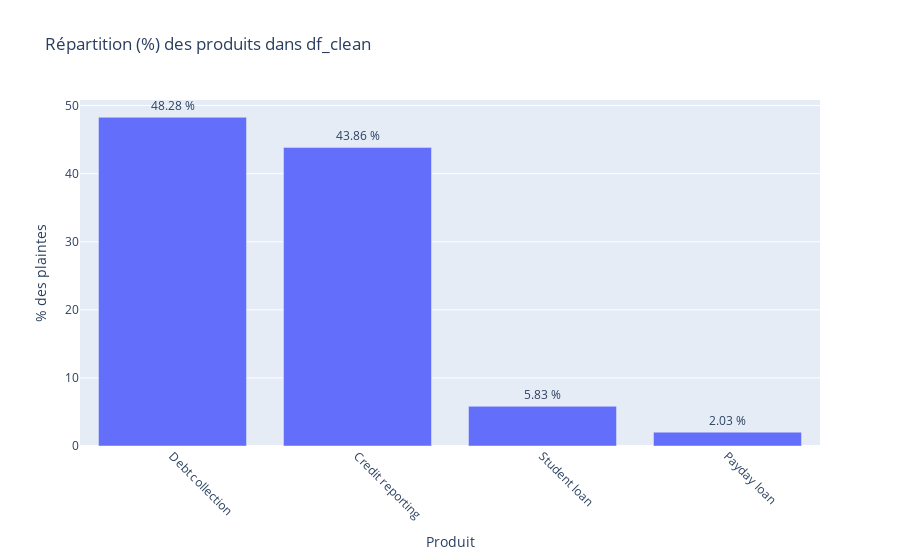

The code cell stored with this chart in its notebook:
### Code cell
# --- 2) Balance des classes 'product'  ---

prod_balance = (
    df_clean
    .group_by("product")
    .agg(pl.count().alias("count"))
    .with_columns((pl.col("count") / df_clean.height * 100).round(2).alias("percent"))
    .sort("percent", descending=True)
    .to_pandas()
)

print("\nRépartition des produits dans df_clean :")
display(prod_balance)

fig3 = px.bar(
    prod_balance,
    x="product", y="percent", text="percent",
    title="Répartition (%) des produits dans df_clean",
    labels={"percent": "% des plaintes", "product": "Produit"}
)
fig3.update_traces(texttemplate="%{text:.2f} %", textposition="outside")
fig3.update_layout(xaxis_tickangle=45)
fig3.show()

### Figure 1 — Plotly figure (JSON) as saved in the notebook; plotly's stock layout.template omitted (floating-point values rounded to 4 significant figures)
{"data": [{"hovertemplate": "Produit=%{x}<br>% des plaintes=%{text}<extra></extra>", "legendgroup": "", "marker": {"color": "#636efa", "pattern": {"shape": ""}}, "name": "", "orientation": "v", "showlegend": false, "text": [48.28, 43.86, 5.83, 2.03], "textposition": "outside", "texttemplate": "%{text:.2f} %", "type": "bar", "x": ["Debt collection", "Credit reporting", "Student loan", "Payday loan"], "xaxis": "x", "y": [48.28, 43.86, 5.83, 2.03], "yaxis": "y"}], "layout": {"barmode": "relative", "legend": {"tracegroupgap": 0}, "title": {"text": "Répartition (%) des produits dans df_clean"}, "xaxis": {"anchor": "y", "domain": [0, 1], "tickangle": 45, "title": {"text": "Produit"}}, "yaxis": {"anchor": "x", "domain": [0, 1], "title": {"text": "% des plaintes"}}}}
